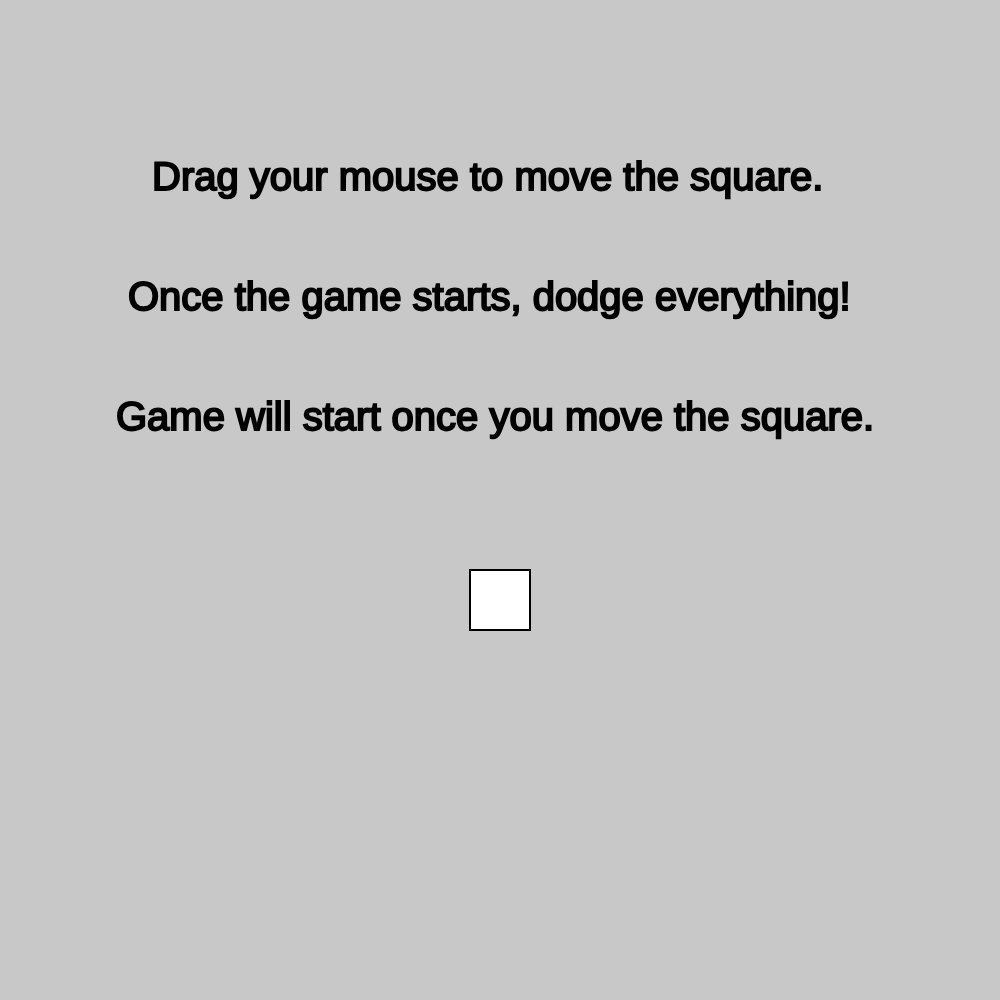
Frame 1 (no input)
Frame 60 (no input): identical to frame 1, image omitted
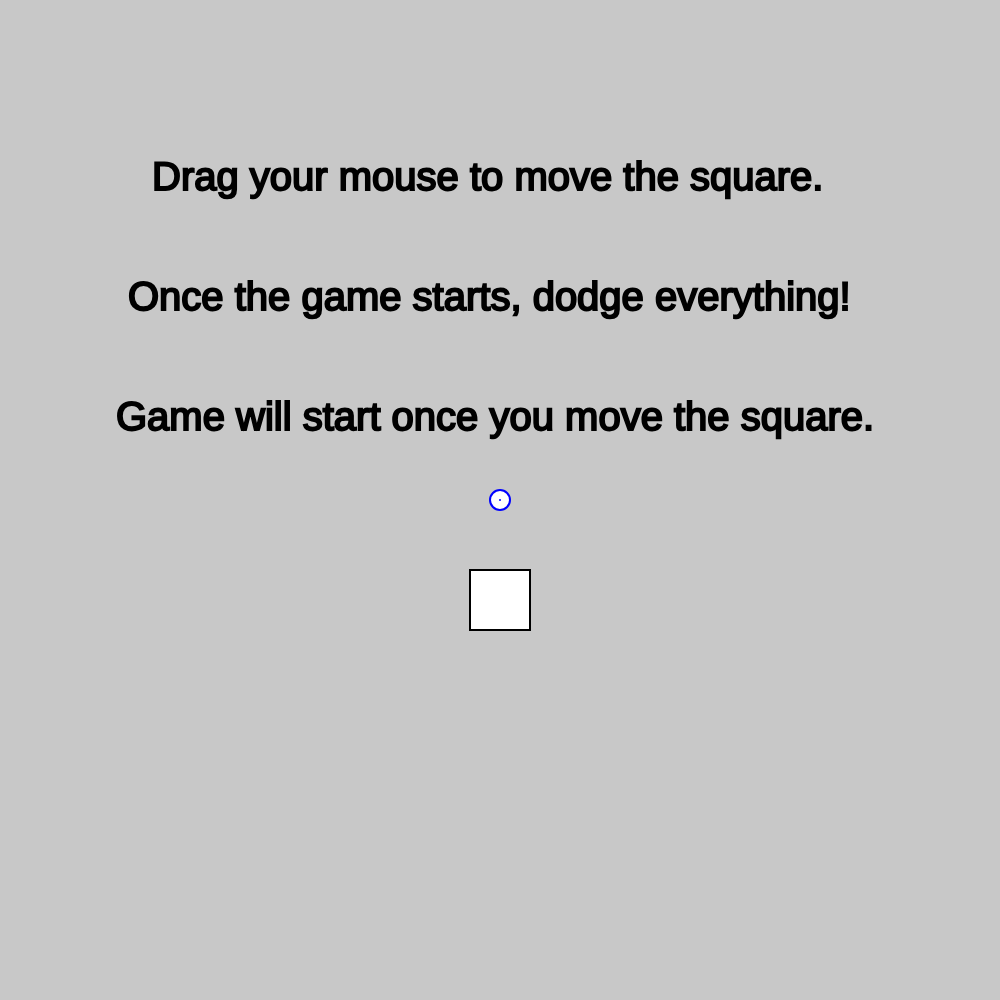
Frame 120 (the mouse pressed at the canvas centre since frame 60)

The p5.js sketch that drew these frames (run headless with seeded random() and noise() and a simulated clock; from frame 60 on, the mouse is pressed at the canvas centre):

// p5.js sketch
// ── sketch.js
// ***** Player position *****
const pw = 30;
let px = 0;
let py = 0;
let hasMoved = false;

// ***** Mouse capturing *****
const cw = 10;
let capture = false;
let lockx = undefined;
let locky = undefined;

// ***** Fun statistics *****
let tries_counter = 1;
let dummy_swap = 0;

// ***** Game stage *****
let stage = 0;

// used exclusively by stage -1 (which is like a game-over frame)
let chewf = 0;

// Convention:
// s_   => which stage does this enemy appear
// ypos => this enemy is a horizontal bar
// xpos => this enemy is a vertical bar
// ylag => initial delay on the y axis
// xlag => initial delay on the x axis
// flag => FALSE enemy will stop after hitting the wall, TRUE resumes

// Actual initial values check my_setup()
let s0ypos = 0;
let s1flag = true, s1ypos = 0;
let s2flag = true, s2xpos = 0, s2xlag = 0;
let s4flag = true, s4ypos = 0, s4ylag = 0;
let s6flag = true, s6xpos = 0, s6xlag = 0;

// The draw function (aka our game loop) just needs to do current_scene() to
// perform the update the correct scene. The setup function will point this to
// the right starting place!
let current_scene = function () { /* do nothing */ };

// A convenience function to initiate entering the game-lose scene
function gamelose() {
    // stop capturing the mouse.
    capture = false;
    mouseReleased();

    // Increase death count.
    tries_counter++;

    // give .75 seconds (so 750 ms) to show why the player died.
    chewf = 750;
    // enter stage -1
    stage = -1;
}

// A convenience function to enter the game-win scene
function gamewin() {
    capture = false;
    mouseReleased();

    // Reset death count.
    dummy_swap = tries_counter;
    tries_counter = 1;
    current_scene = gamewin_scene;
}

//
// r_1x         r_2x
// +-------------+ r_1y
// |             |
// |             |
// +-------------+
// r_2y
//
function rect_col(r11x, r11y, r12x, r12y, r21x, r21y, r22x, r22y) {
    return r12x >= r21x     // r1 right edge past r2 left
        && r11x <= r22x     // r1 left edge past r2 right
        && r12y >= r21y     // r1 top edge past r2 bottom
        && r11y <= r22y;    // r1 bottom edge past r2 top
}

function setup() {
    // Setup the canvas
    let canvw = min(windowWidth, windowHeight);
    createCanvas(canvw, canvw);

    my_setup();
}

function windowResized() {
    let canvw = min(windowWidth, windowHeight);
    createCanvas(canvw, canvw);
}

// Because the p5 folks said I should not call setup after the game starts...
function my_setup() {
    hasMoved = false;
    capture = true;

    px = 500 / 2;
    py = 500 * 3 / 5;

    stage = 0;

    s0ypos = 0; // must be 0 for calculations to work out
    s1flag = true, s1ypos = 500 + 1;
    s2flag = true, s2xpos = -1, s2xlag = -30;
    s4flag = true, s4ypos = -1, s4ylag = -120;
    s6flag = true, s6xpos = 500 + 1, s6xlag = -60;

    current_scene = title_scene;
}

function restart_s2() {
    s2flag = true;
    s2xlag = -30;
    if (s2xpos < 0) s2xpos = -1;
}

function restart_s4() {
    s4flag = true;
    s4ylag = -120;
    if (s4ypos < 0) s4ypos = -1;
}

function draw() {
    // ***** Paint background *****

    background(200);
    current_scene();
}

function title_scene() {
    // ***** Viewport Black-Magic *****
    scale();
    scale(width / 500);

    update_player();

    textSize(20);
    stroke(0);
    fill(0);

    text('Drag your mouse to move the square.', 76, 95);
    text('Once the game starts, dodge everything!', 64, 155);
    text('Game will start once you move the square.', 58, 215);

    if (tries_counter == 3) {
        textSize(14);
        text("Third time's the charm...", 20, 480);
    } else if (tries_counter == 10) {
        textSize(14);
        text("10 tries already?", 20, 480);
    } else if (tries_counter > 10) {
        textSize(14);
        text("Not giving up yet?", 20, 480);
    }

    draw_player();
    draw_controller();

    // Yah
    if (hasMoved) current_scene = gameplay_scene;
}

function gamelose_scene() {
    // ***** Viewport Black-Magic *****
    scale();
    scale(width / 500);

    textSize(20);
    stroke(0);
    fill(0);

    text('GAME OVER!', 178, 140);
    text('Reload the page to play again.', 110, 190);

    draw_player();
}

function gamewin_scene() {
    // ***** Viewport Black-Magic *****
    scale();
    scale(width / 500);

    textSize(20);
    stroke(0);
    fill(0);

    if (dummy_swap == 1) {
        text('You completed the game on your first try!', 68, 140);
    } else if (dummy_swap == 3) {
        text("See? Third time's really the charm!", 88, 140);
    } else {
        text('You completed the game!', 125, 140);
    }
    text('Reload the page to play again.', 110, 190);

    draw_player();
}

function gameplay_scene() {
    // ***** Viewport Black-Magic *****
    scale();
    scale(width / 500);

    // ***** Input / Update *****

    update_player();

    // Some variables (keep constant to help compute collisions)
    let p11x = px - pw / 2;
    let p11y = py - pw / 2;
    let p12x = px + pw / 2;
    let p12y = py + pw / 2;

    // As a side note, VS code's js formatting really really really (see how
    // many really's I used?) sucks: trying to move a statement (or even a case
    // label) causes the whole indent pyramid to shift like crazy!
    //
    // Ok... Enough complaining, let's get back to making this game...
    //
    // Another side note (geez...), did tail call optimization thing become
    // mandated by js?
    switch (stage) {
        // (this case-switch got the most comment-attention! woah!)
        //
        // This whole thing (apart from the default case declared at the very
        // bottom) relies on fallthroughs! excercise caution when reordering!
        case 12:
            // dummy
        case 11:
            s1flag = false;
            s2flag = false;
            s4flag = false;
            s6flag = false;
        case 10:
        case 9:
            // dummy
        case 8:
            if (stage == 8) restart_s4(), stage++;
        case 7:
            // dummy
        case 6:
            if (stage == 6) restart_s2(), s4flag = false, stage++;
            s6xpos = s6xpos + 1;
            if (s6flag) {
                if (s6xpos > 500) s6xpos = s6xlag, s6xlag = 0;

                if (rect_col(
                    p11x, p11y, p12x, p12y,
                    s6xpos, 0, s6xpos, 10
                )) return gamelose();

                if (rect_col(
                    p11x, p11y, p12x, p12y,
                    s6xpos, 60, s6xpos, 350
                )) return gamelose();

                if (rect_col(
                    p11x, p11y, p12x, p12y,
                    s6xpos, 400, s6xpos, 450
                )) return gamelose();
            }
        case 5:
            if (stage == 5) s2flag = false;
        case 4:
            s4ypos = s4ypos - 1;
            if (s4flag) {
                if (s4ypos < s4ylag) s4ypos = 500, s4ylag = 0;

                if (rect_col(
                    p11x, p11y, p12x, p12y,
                    0, s4ypos, 165, s4ypos
                )) return gamelose();

                if (rect_col(
                    p11x, p11y, p12x, p12y,
                    215, s4ypos, 285, s4ypos
                )) return gamelose();

                if (rect_col(
                    p11x, p11y, p12x, p12y,
                    335, s4ypos, width, s4ypos
                )) return gamelose();
            }
        case 3:
            if (stage == 3) s1flag = true;
        case 2:
            if (stage == 2) s1flag = false;
            s2xpos = s2xpos - 1.5;
            if (s2flag) {
                if (s2xpos < s2xlag) s2xpos = 500, s2xlag = 0;

                if (rect_col(
                    p11x, p11y, p12x, p12y,
                    s2xpos, 0, s2xpos, 75
                )) return gamelose();

                if (rect_col(
                    p11x, p11y, p12x, p12y,
                    s2xpos, 125, s2xpos, 225
                )) return gamelose();

                if (rect_col(
                    p11x, p11y, p12x, p12y,
                    s2xpos, 275, s2xpos, 375
                )) return gamelose();

                if (rect_col(
                    p11x, p11y, p12x, p12y,
                    s2xpos, 425, s2xpos, height
                )) return gamelose();
            }
        case 1:
            s1ypos = s1ypos + 1;
            if (s1flag) {
                if (s1ypos > 500) s1ypos = 0;

                if (rect_col(
                    p11x, p11y, p12x, p12y,
                    0, s1ypos, 350, s1ypos
                )) return gamelose();

                if (rect_col(
                    p11x, p11y, p12x, p12y,
                    400, s1ypos, width, s1ypos
                )) return gamelose();
            }
        case 0:
            s0ypos = s0ypos - 1;
            if (s0ypos < 0) s0ypos = 500;

            // Will enter the next stage next time update is called!
            if (s0ypos == 0) stage++;

            if (rect_col(
                p11x, p11y, p12x, p12y,
                0, s0ypos, 100, s0ypos
            )) return gamelose();

            if (rect_col(
                p11x, p11y, p12x, p12y,
                150, s0ypos, width, s0ypos
            )) return gamelose();
            break;
        default:
            return gamewin();
        case -1:
            chewf -= deltaTime;
            if (chewf < 0) {
                // time's up, jump to game-lose scene.
                current_scene = gamelose_scene;
                return;
            }
            break;
    }

    // ****** Rendering ******

    draw_player();

    stroke(0);  // basically black
    fill(600);  // basically white

    // These are the *enemies* (draw them above our *person*)
    line(0, s0ypos, 100, s0ypos);
    line(150, s0ypos, 500, s0ypos);

    line(0, s1ypos, 350, s1ypos);
    line(400, s1ypos, 500, s1ypos);

    line(s2xpos, 0, s2xpos, 75);
    line(s2xpos, 125, s2xpos, 225);
    line(s2xpos, 275, s2xpos, 375);
    line(s2xpos, 425, s2xpos, 500);

    line(0, s4ypos, 165, s4ypos);
    line(215, s4ypos, 285, s4ypos);
    line(335, s4ypos, 500, s4ypos);

    line(s6xpos, 0, s6xpos, 10);
    line(s6xpos, 60, s6xpos, 350);
    line(s6xpos, 400, s6xpos, 450);

    // Obviously the movement controller thing goes above all muahahaha (random
    // villan laugh wut?)...
    draw_controller();
}

function draw_controller() {
    let capx = lockx;
    let capy = locky;
    if (capx == undefined || capy == undefined) {
        return;
    }

    let curx = mouseX;
    let cury = mouseY;

    // Calculate the inverse of the screen scale and adjust the mouse
    // coordinates accordingly
    let inv = 500 / width;

    capx = capx * inv;
    capy = capy * inv;
    curx = curx * inv;
    cury = cury * inv;

    stroke(color(0, 0, 255));
    fill(color(255, 255, 255));
    ellipse(capx, capy, cw, cw);
    line(capx, capy, curx, cury);
}

function draw_player() {
    stroke(0);  // basically black
    fill(color(255, 255, 255));  // basically white

    // square function has (x, y) defined at the top left corner instead of
    // center...
    square(px - pw / 2, py - pw / 2, pw);
}

function update_player() {
    let capx = lockx;
    let capy = locky;
    if (capx == undefined || capy == undefined) {
        return;
    }

    let curx = mouseX;
    let cury = mouseY;

    const map = x => x * 0.65;
    let pdx = map((curx - capx) / 176);
    let pdy = map((cury - capy) / 176);

    let dx = pdx * deltaTime;
    let dy = pdy * deltaTime;

    // (has-moved OR (dx, dy != 0)) => has-moved
    hasMoved = hasMoved || dx || dy;

    // (px, py) is defined as the center of the square
    px = constrain(px + dx, 0, 500);
    py = constrain(py + dy, 0, 500);
}

function mousePressed() {
    // Early exit if we are not capturing input
    if (!capture) return false;

    cursor(CROSS);

    lockx = mouseX;
    locky = mouseY;
    return false;
}

function mouseReleased() {
    lockx = undefined;
    locky = undefined;

    cursor();
    return false;
}

// ── style.css
html, body {
    height: 100%;
}

body {
    margin: 0;
    padding: 0;

    /* Making sure flex layout works on old browsers(?) */
    display: -webkit-box;      /* OLD - iOS 6-, Safari 3.1-6 */
    display: -moz-box;         /* OLD - Firefox 19- (buggy but mostly works) */
    display: -ms-flexbox;      /* TWEENER - IE 10 */
    display: -webkit-flex;     /* NEW - Chrome */
    display: flex;             /* NEW, Spec - Opera 12.1, Firefox 20+ */

    /* This centers our sketch horizontally. */
    justify-content: center;

    /* This centers our sketch vertically. */
    align-items: center;
    background: black;
}
